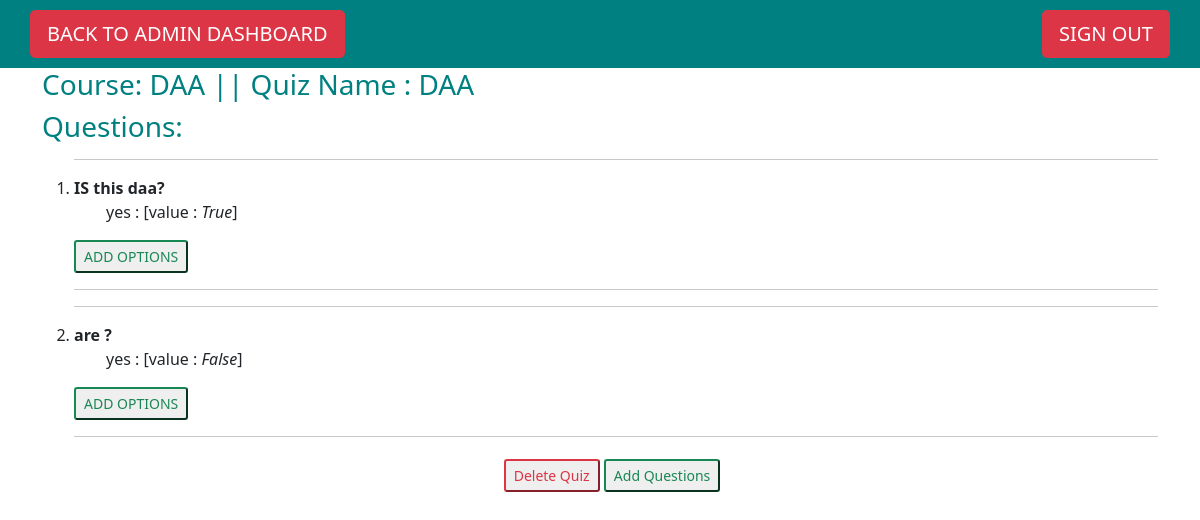
The page /main/quizdetail/3/ on the database its author committed.
### student/models.py (models this page shows, shortened)
class Quiz(models.Model):
    quiz_subject = models.CharField(max_length=200)
    quiz_name = models.CharField(max_length=200)
    quiz_end = models.DateField()
    quiz_time = models.CharField(max_length = 10)

class Question(models.Model):
    quiz=models.ForeignKey(Quiz, on_delete=models.CASCADE)
    question_text = models.CharField(max_length=400)

class Choice(models.Model):
    question=models.ForeignKey(Question, on_delete=models.CASCADE)
    choice_text=models.CharField(max_length=200)
    ans = models.BooleanField(default = False)

### student/views.py (the view)
# urls.py: path('quizdetail/<int:pk>/',views.QuizDetailView.as_view(),name='quizdetail'),
class QuizDetailView(DetailView):
    context_object_name='quiz_detail'
    model=Quiz
    template_name='student/quiz_detail.html'

### student/templates/student/quiz_detail.html (shortened to what this page needs)
{% extends "base.html"%}
{% block content%}
<nav class="navbar navbar-light navbar-right" style="background-color: teal; padding:10px 30px;">
    <a href="{% url 'admin-dash' %}"><button type="button" class="btn-lg btn-danger btn">BACK TO ADMIN DASHBOARD</button></a>
    <a href="{% url 'student-logout' %}"><button type="button" class="btn-lg btn-danger btn">SIGN OUT</button></a>
  </nav>
  <div class="container">
    <h3 style="color:teal;">Course: {{quiz_detail.quiz_subject}} || Quiz Name : {{quiz_detail.quiz_name}}</h3>
    <h3 style="color:teal;">Questions:</h3>
    <ol>
    {% for question in quiz_detail.question_set.all %}
        <hr>
        <li>
            <b>{{question.question_text}}</b></li>
    {% for ans in question.choice_set.all %}
    <ul type="none">
        <li>
            <p>{{ans.choice_text}} : [value : <i>{{ans.ans}}</i>]</p>
        </li>
    </ul>
    {% endfor %}
    <a type='muted' href="{% url 'choiceadd' pk=quiz_detail.pk p=question.id %}"><button type="button" class="btn-sm btn-outline-success">ADD OPTIONS</button></a>
   <hr>
    {% endfor %}
</ol>
</div>
<div class="buttons">
    <a  href="{% url 'quizdelete' pk=quiz_detail.pk %}"> <button class="btn-sm btn-outline-danger bt">Delete Quiz</button></a>
    <a  href="{% url 'questionadd' pk=quiz_detail.pk %}"> <button class="btn-sm btn-outline-success bt">Add Questions</button></a>
</div>
  </div>
{% endblock %}

### student/templates/student/quiz_detail.html (style rules this page uses)
.buttons { padding: 0.5%; margin-left:2%; text-align: center; }

### rows shown on the page
Quiz: quiz_subject "DAA", quiz_name "DAA"
Question: question_text "IS this daa?"
Choice: choice_text "yes", ans "True"
Question: question_text "are ?"
Choice: choice_text "yes", ans "False"
